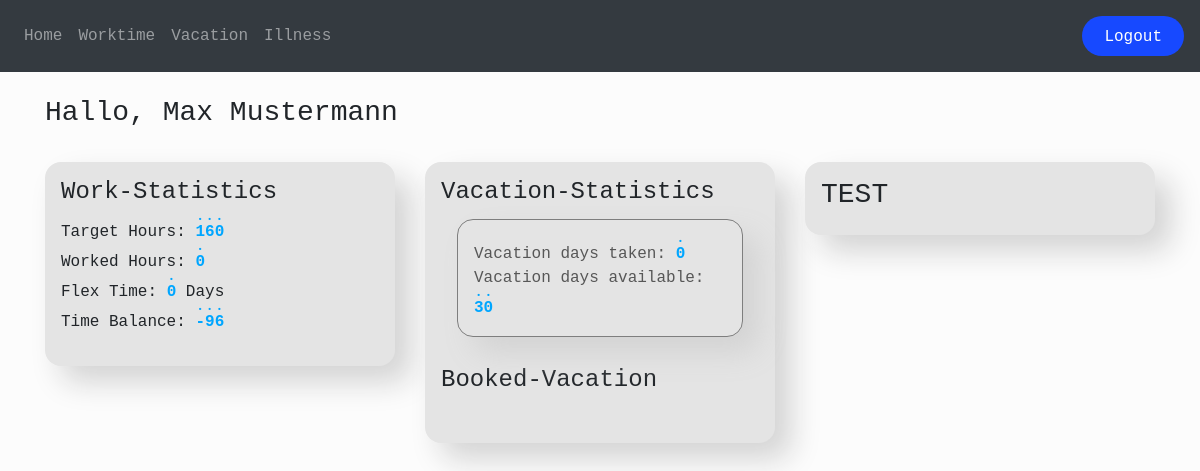
The page /home (signed in) on the database as committed earlier.
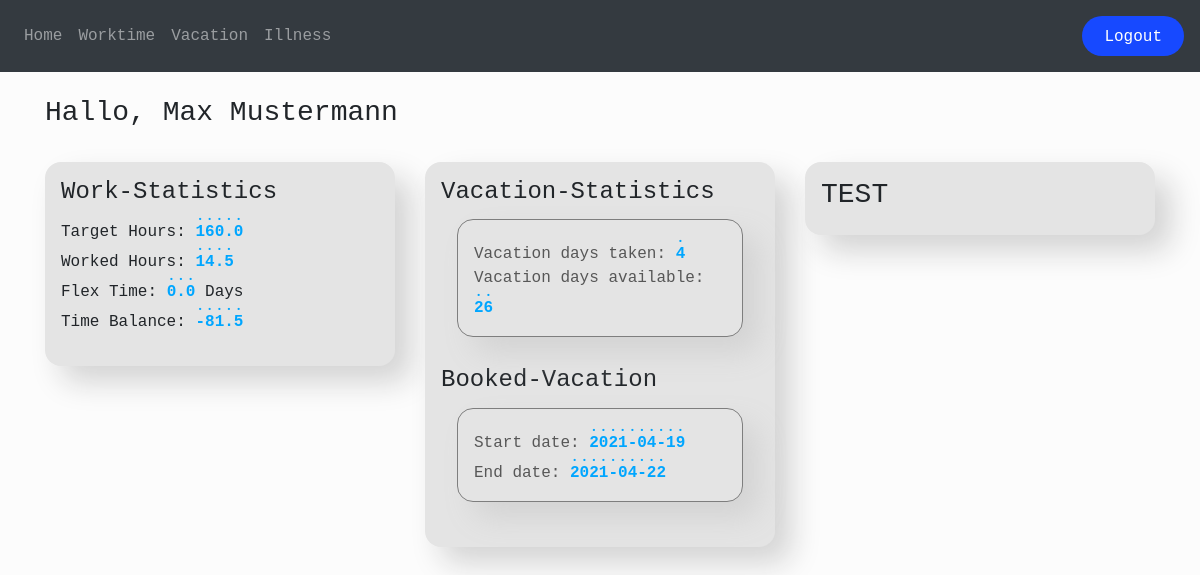
The same page on the database as committed later.
### app/models.py (models this page shows, shortened)
class User(db.Model, UserMixin):
    id = db.Column(db.Integer, primary_key=True)
    email = db.Column(db.String(150), unique=True)
    password = db.Column(db.String(150))
    full_name = db.Column(db.String(150))
    target_hours = db.Column(db.Float, default=160)
    worked_hours = db.Column(db.Float, default=0)
    flex_time = db.Column(db.Float, default=0)
    vacation_days = db.Column(db.Integer, default=30)
    vacation_days_taken = db.Column(db.Integer, default=0)
    roles_id = db.Column(db.Integer, db.ForeignKey('role.id'))
    vacation_requests = db.relationship('Vacation', backref='user')
    illness = db.relationship('Illness', backref='user')

class Vacation(db.Model):
    id = db.Column(db.Integer, primary_key=True)
    start_date = db.Column(db.Date)
    end_date = db.Column(db.Date)
    user_id = db.Column(db.Integer, db.ForeignKey('user.id'))
    approved = db.Column(db.Boolean, default=False)

### app/views.py (the view)
@views.route('/home')
@login_required
def home():
    user = User.query.filter_by(id=session.get('user_id')).first()
    today = date.today()
    first_date = date.today().replace(day=1)
    hours_till_today = get_workdays(first_date, today) * 8
    requests = Vacation.query.filter_by(user_id=user.id).all()
    return render_template('home.html', full_name=session.get('full_name'), user=current_user, roles_id=session.get('roles_id'), user_data=user, hours_till_today=hours_till_today, requests=requests)

### app/functions.py (called while the page is built)
def get_workdays(from_date: datetime, to_date: datetime):
    if from_date.weekday() > 4:
        from_date = from_date + timedelta(days=7 - from_date.weekday())
    if to_date.weekday() > 4:
        to_date = to_date - timedelta(days=to_date.weekday() - 4)
    if from_date > to_date:
        return 0
    diff_days = (to_date - from_date).days + 1
    weeks = int(diff_days / 7)
    return weeks * 5 + (to_date.weekday() - from_date.weekday()) + 1

### app/templates/home.html (shortened to what this page needs)
{% extends 'base.html' %}
{% block page_header %}
<h3>Hallo, {{full_name}}</h3>
<br>
{% endblock page_header %}
{% block content %}
<div class="container">
    <div class="row">
        <div class="col-md-4">
            <div class="vacation-requests-personal">
                <h4>Work-Statistics</h4>
                <p>
                    Target Hours: <span class="data-visualisation"><strong>
                            {{user_data.target_hours}}</strong></span><br>
                    Worked Hours: <span
                        class="data-visualisation"><strong>{{user_data.worked_hours}}</strong></span><br>
                    Flex Time: <span class="data-visualisation"><strong>{{user_data.flex_time}}</strong></span> Days<br>
                    Time Balance: <span
                        class="data-visualisation"><strong>{{user_data.worked_hours-hours_till_today}}</strong></span>
                    <br>
                </p>
            </div>
        </div>
        <div class="col-md-4">
            <div class="vacation-requests-personal">
                <div class="content-section">
                    <h4>Vacation-Statistics</h4>
                    <ul class="list-group">
                        <li class="list-group-item list-group-item-light individual-vacation-request"
                            style="border-radius: 1em; margin:5px 1em">
                            Vacation days taken: <strong><span
                                    class="data-visualisation">{{user_data.vacation_days_taken}}</span> </strong> <br>
                            Vacation days available: <strong>
                                <span class="data-visualisation">{{user_data.vacation_days - user_data.vacation_days_taken}}</span></strong>
                    </ul>
                </div>
                <br>
                <div class="content-section">
                    <h4>Booked-Vacation</h4>
                    <ul class="list-group">
                        {% for request in requests %}
                        {% if request.approved == True %}
                        <li class="list-group-item list-group-item-light individual-vacation-request"
                            style="border-radius: 1em; margin:5px 1em">
                            Start date: <strong><span class="data-visualisation">{{request.start_date}}</span></strong>
                            <br>
                            End date: <strong><span class="data-visualisation">{{request.end_date}}</span></strong>
                            <br>
                        </li>
                        {% endif %}
                        {% endfor %}
                    </ul>
                </div>
                <br>
            </div>
        </div>
        <div class="col-md-4">
            <div class="vacation-requests-personal">
                <h3>TEST</h3>
            </div>
        </div>
    </div>
</div>
{% endblock content %}

### app/templates/base.html (shortened to what this page needs)
<!DOCTYPE html>
<html>
<head>
    <link rel="stylesheet" href="https://stackpath.bootstrapcdn.com/bootstrap/4.4.1/css/bootstrap.min.css"
 />
    <link rel="stylesheet" href="{{ url_for('static', filename='css/styles.css') }}">
</head>
<body>
    <nav class="navbar navbar-expand-lg navbar-dark bg-dark">
        <div class="collapse navbar-collapse" id="navbar">
            <ul class="navbar-nav mr-auto">
                {% if user.is_authenticated %}
                <li class="nav-item"><a class="nav-link" id="home" href="/home">Home</a></li>
                <li class="nav-item"><a class="nav-item nav-link" id="wortime" href="/worktime">Worktime</a></li>
                <li class="nav-item"><a class="nav-item nav-link" id="vacation" href="/vacation">Vacation</a></li>
                <li class="nav-item"><a class="nav-item nav-link" id="illness" href="/illness">Illness</a></li>
                {% else %}
                <li class="nav-item"><a class="nav-item nav-link" id="login" href="{{url_for('auth.login')}}">Login</a>
                </li>
                {% endif %}
            </ul>
            {% if user.is_authenticated %}
            <span class="navbar-text">
                <button class="button-small">
                    <a class="nav-item nav-link" id="logout" href="/logout">Logout</a>
                </button>
            </span>
            {% endif %}
        </div>
    </nav>
    <br>
    <div class="page-header">
        <div class="container">
            {% block page_header %}
            {% endblock page_header %}
        </div>
    </div>
    {% block content %}
    {% endblock content %}
</body>
</html>

### app/static/css/styles.css (style rules this page uses)
body, html { height: 100%; background-color: #fcfcfc; font-family: 'Microsoft YaHei UI', Courier, monospace; }
.button-small { background: #1749FF; color: white; float: left; border-radius: 57px; border: 0px; height: 40px; transition: all 0.4s ease 0s; }
.vacation-requests-personal { background-color: #e4e4e4; padding: 1em; border-radius: 1em; box-shadow: 1em 1em 30px #d3d3d3; position: relative; }
.individual-vacation-request { background-color: #e4e4e4; padding: 1em; border-radius: 2em; border: 1px #7e7e7e solid; box-shadow: 1em 1em 30px #d3d3d3; color: rgb(87, 87, 87); }
.data-visualisation { color: #00a6ff; text-emphasis: filled #00a6ff; }

Rows that differ between the two databases and show on the page:
changed User "Max Mustermann": target_hours "160" → "160.0"; worked_hours "0" → "14.5"; flex_time "0" → "0.0"; user_data.worked_hours-hours_till_today "-96" → "-81.5"; vacation_days_taken "0" → "4"; user_data.vacation_days-user_data.vacation_days_taken "30" → "26"
now on this page (row edited): Vacation: start_date "2021-04-19", end_date "2021-04-22"
